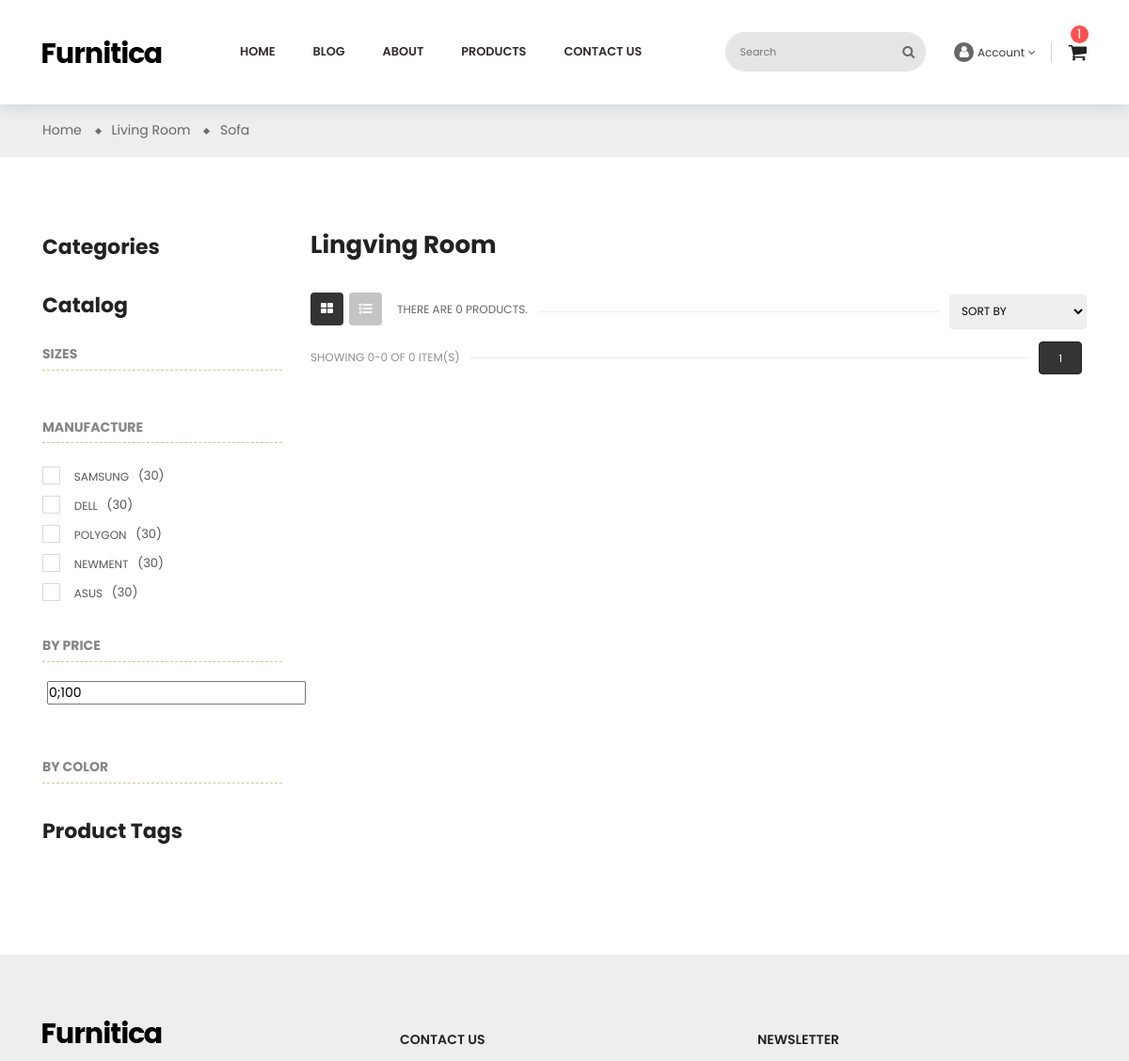
/en/products/ (upper part), run on an earlier commit of the app's database.
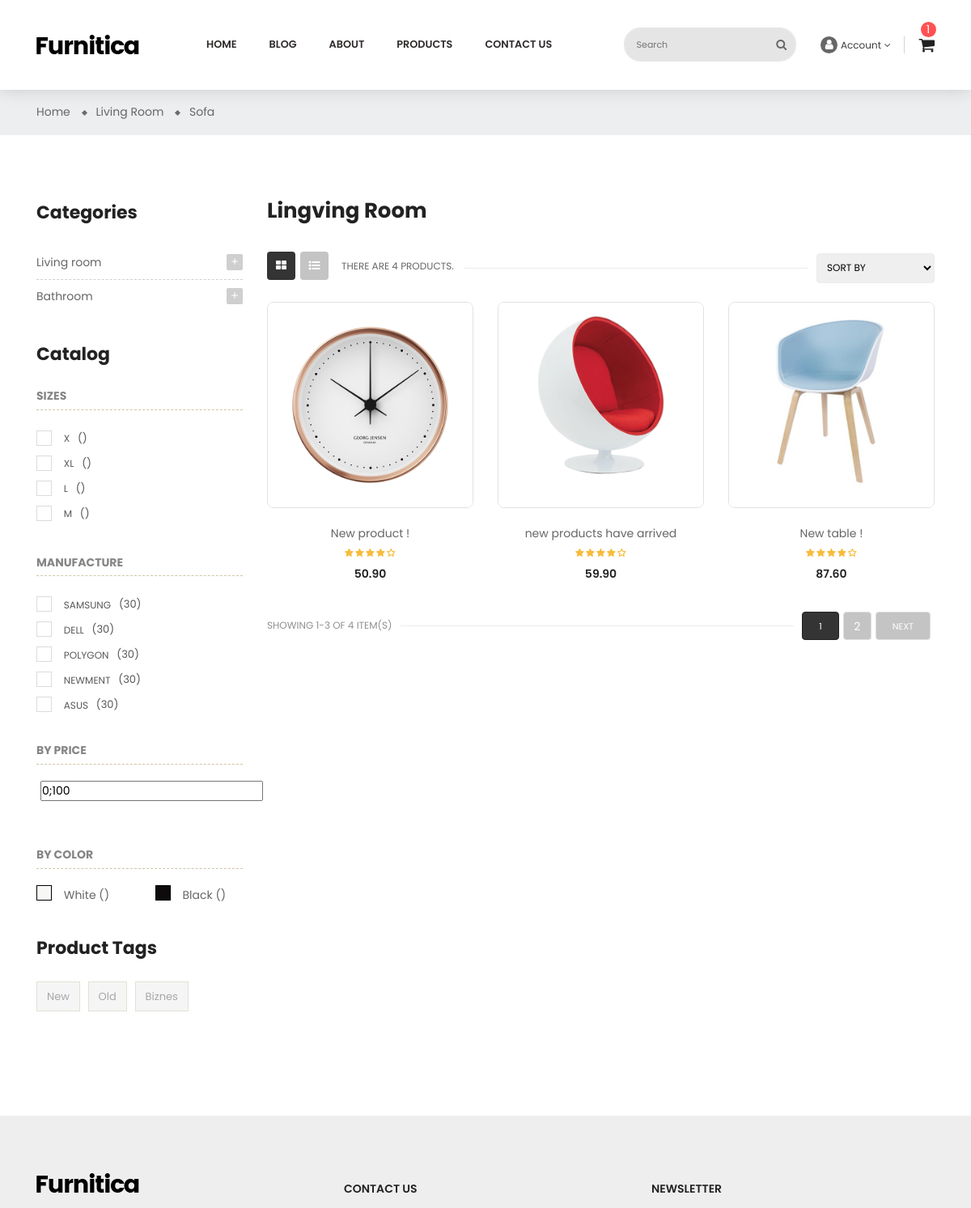
And on a later commit of the database.
### shop/models.py (models this page shows, shortened)
class ProductCategoryModel(BaseModel):
    title = models.CharField(max_length=125, verbose_name=_('title'))
    parent = models.ForeignKey('self', on_delete=models.PROTECT, null=True, blank=True, related_name='children', verbose_name=_('parent'))
    class Meta:
        verbose_name = _('blog category')
        verbose_name_plural = _('blog cetegories')

class ProductSizeModel(BaseModel):
    name = models.CharField(max_length=125, verbose_name=_('name'))
    class Meta:
        verbose_name = _('size')
        verbose_name_plural = _('sizes')

class ProductColorModel(BaseModel):
    code = models.CharField(max_length=125, verbose_name=_('code'))
    title = models.CharField(max_length=125, verbose_name=_('title'))
    class Meta:
        verbose_name = _('color')
        verbose_name_plural = _('colors')

class ProductTagModel(BaseModel):
    name = models.CharField(max_length=125, verbose_name=_('name'))
    class Meta:
        verbose_name = _('tag')
        verbose_name_plural = _('tags')

class ProductModel(BaseModel):
    image1 = models.ImageField(upload_to='products/')
    image2 = models.ImageField(upload_to='products/')
    title = models.CharField(max_length=125, verbose_name=_('title'))
    price = models.DecimalField(max_digits=10, decimal_places=2)
    description = models.TextField(verbose_name=_('description'))
    sku = models.CharField(max_length=125)
    in_stuck = models.BooleanField(default=True)
    color = models.ManyToManyField(ProductColorModel, related_name='colors', verbose_name=_('color'))
    tags = models.ManyToManyField(ProductTagModel, related_name='tags', verbose_name=_('tags'))
    categories = models.ManyToManyField(ProductCategoryModel, related_name='categories', verbose_name=_('categories'))
    sizes = models.ManyToManyField(ProductSizeModel, related_name='sizes', verbose_name=_('size'))
    class Meta:
        verbose_name = _('Product')
        verbose_name_plural = _('Products')

### shop/views.py (the view)
# urls.py: path('', ProductTemplateView.as_view(), name='list'),
class ProductTemplateView(ListView):
    template_name = 'shop/products-list.html'
    context_object_name = 'products'
    paginate_by = 3
    def get_queryset(self):
        products = ProductModel.objects.all()
        q = self.request.GET.get('q')
        cat = self.request.GET.get('cat')
        tag = self.request.GET.get('tag')
        color = self.request.GET.get('color')
        size = self.request.GET.get('size')
        sort:str = self.request.GET.get('sort')
        if q:
            products = products.filter(
                Q(title__icontains=q))
        if cat:
            products = products.filter(Q(categories=cat))
        if tag:
            products = products.filter(Q(tags=tag))
        if color:
            products = products.filter(Q(colors=color))
        if size:
            products = products.filter(Q(sizes=size))
        if sort:
            products = products.order_by(sort)
        return products
    def get_context_data(self, **kwargs):
        context = super().get_context_data(**kwargs)
        context["sizes"] = ProductSizeModel.objects.all()
        context["colors"] = self.format_colors()
        context["categories"] = ProductCategoryModel.objects.all()
        context["tags"] = ProductTagModel.objects.all()
        context["products_count"] = ProductModel.objects.count()
        return context
    @staticmethod
    def format_colors():
        colors = ProductColorModel.objects.all()
        result = []
        temp_list = []
        for color in colors:
            temp_list.append(color)
            if len(temp_list) == 2:
                result.append(temp_list)
                temp_list = []
        if len(temp_list) == 1:
            result.append(temp_list)
        return result

### templates/shop/products-list.html (shortened to what the changed rows need)
{% extends "layouts/base.html" %}
{% load static %}
{% block body %}id="product-sidebar-left" class="product-grid-sidebar-left"{% endblock %}
{% block content %}
<div class="main-content">
    <div id="wrapper-site">
        <div id="content-wrapper" class="full-width">
            <div id="main">
                <div class="page-home">
                    <div class="container">
                        <div class="content">
                            <div class="row">
                                <div class="sidebar-3 sidebar-collection col-lg-3 col-md-4 col-sm-4">
                                    <div class="sidebar-block">
                                        <div class="block-content">
                                            {% for category in categories %}
                                            {% if category.parent %}
                                            {% else %}
                                                <div class="cateTitle hasSubCategory open level1">
                                                    <span class="arrow collapsed collapse-icons" data-toggle="collapse" data-target="#{{ category.id }}" aria-expanded="false" role="status">
                                                        <i class="zmdi zmdi-plus"></i>
                                                    </span>
                                                    <a class="cateItem" onclick="addUrlParametr('cat', {{category.id}})">{{ category.title }}</a>
                                                </div>
                                            {% endif %}
                                            {% endfor %}
                                        </div>
                                    </div>
                                    <div class="sidebar-block">
                                        <div class="new-item-content">
                                            <ul class="scroll-product">
                                                {% for size in sizes %}
                                                    <li>
                                                        <label class="check">
                                                            <span class="checkmark"></span>
                                                        </label>
                                                        <a onclick="addUrlParametr('size', {{size.id}})">
                                                            <b>{{ size.name }}</b>
                                                            <span class="quantity">({{ size.products.count }})</span>
                                                        </a>
                                                    </li>
                                                {% endfor %}
                                            </ul>
                                        </div>
                                        <div class="sidebar-block by-color">
                                            {% for color in colors %}
                                                <div>
                                                    <span class="left">
                                                        <label style="background-color: {{ color.0.code }}; border: 1px solid black"></label>
                                                        <a onclick="addUrlParametr('color', {{color.id}})">
                                                            <span>{{ color.0.title }}
                                                                <span>({{ color.0.product.count }})</span>
                                                            </span>
                                                        </a>
                                                    </span>
                                                    {% if color.1 %}
                                                        <span class="right">
                                                            <label style="background-color: {{ color.1.code }}; border: 1px solid black"></label>
                                                            <a onclick="addUrlParametr('color', {{color.id}})">
                                                                <span>{{color.1.title}}
                                                                    <span>({{ color.1.products.count }})</span>
                                                                </span>
                                                            </a>
                                                        </span>
                                                    {% endif %}
                                                </div>
                                            {% endfor %}
                                        </div>
                                    </div>
                                    <div class="sidebar-block product-tags">
                                        <div class="block-content">
                                            <ul class="listSidebarBlog list-unstyled">
                                                {% for tag in tags %}
                                                <li>
                                                    <a onclick="addUrlParametr('tag', {{tag.id}})" title="Show products matching tag Hot Trend">{{ tag.name }}</a>
                                                </li>
                                                {% endfor %}
                                            </ul>
                                        </div>
                                    </div>
                                </div>
                                <div class="col-sm-8 col-lg-9 col-md-8 product-container">
                                    <h1>Lingving Room</h1>
                                    <div class="js-product-list-top firt nav-top">
                                        <div class="d-flex justify-content-around row">
                                            <div class="col col-xs-12">
                                                <div class="hidden-sm-down total-products">
                                                    <p>There are {{ products_count }} products.</p>
                                                </div>
                                            </div>
                                        </div>
                                    </div>
                                    <div class="tab-content product-items">
                                        <div id="grid" class="related tab-pane fade in active show">
                                            <div class="row">
                                                {% for product in products %}
                                                <div class="item text-center col-md-4">
                                                    <div class="product-miniature js-product-miniature item-one first-item">
                                                        <div class="thumbnail-container border">
                                                            <a href="product-detail.html">
                                                                <img class="img-fluid image-cover" src="{{ product.image1.url }}" alt="img">
                                                            </a>
                                                        </div>
                                                        <div class="product-description">
                                                            <div class="product-groups">
                                                                <div class="product-title">
                                                                    <a href="product-detail.html">{{ product.title }}</a>
                                                                </div>
                                                                <div class="rating">
                                                                    <div class="star-content">
                                                                        <div class="star"></div>
                                                                        <div class="star"></div>
                                                                        <div class="star"></div>
                                                                        <div class="star"></div>
                                                                        <div class="star"></div>
                                                                    </div>
                                                                </div>
                                                                <div class="product-group-price">
                                                                    <div class="product-price-and-shipping">
                                                                        <span class="price">{{ product.price }}</span>
                                                                    </div>
                                                                </div>
                                                            </div>
                                                            <div class="product-buttons d-flex justify-content-center">
                                                            </div>
                                                        </div>
                                                    </div>
                                                </div>
                                                {% endfor %}
                                            </div>
                                        </div>
                                    </div>
                                    <div class="pagination">
                                        <div class="js-product-list-top ">
                                            <div class="d-flex justify-content-around row">
                                                <div class="showing col col-xs-12">
                                                    <span>SHOWING {{ page_obj.start_index }}-{{ page_obj.end_index }} OF {{ page_obj.paginator.count }} ITEM(S)</span>
                                                </div>
                                                <div class="page-list col col-xs-12">
                                                    <ul>
                                                        {% for page in page_obj.paginator.page_range %}
                                                        <li class="current {% if page_obj.number == page %}active{% endif %}">
                                                            <a rel="nofollow" href="?page={{ page }}" class="disabled js-search-link">
                                                                {{ page }}
                                                            </a>
                                                        </li>
                                                        {% endfor %}
                                                        {% if page_obj.has_next %}
                                                        <li>
                                                            <a rel="next" href="?page={{ page_obj.next_page_number }}" class="next disabled js-search-link">
                                                                Next
                                                            </a>
                                                        </li>
                                                        {% endif %}
                                                    </ul>
                                                </div>
                                            </div>
                                        </div>
                                    </div>
                                </div>
                            </div>
                        </div>
                    </div>
                </div>
            </div>
        </div>
    </div>
</div>
{% endblock %}

What changed in the data, as far as the page shows it:
added ProductCategoryModel: title "Living room"
added ProductCategoryModel: title "Bathroom"
added ProductSizeModel: name "X"
added ProductSizeModel: name "XL"
added ProductSizeModel: name "L"
added ProductSizeModel: name "M"
added ProductColorModel: title "White", title "Black"
added ProductTagModel: name "New"
added ProductTagModel: name "Old"
added ProductTagModel: name "Biznes"
added ProductModel: image1 (picture), title "New product !", price "50.90"
added ProductModel: image1 (picture), title "new products have arrived", price "59.90"
added ProductModel: image1 (picture), title "New table !", price "87.60"
Also different on the page:
{{ products_count }}: "0" → "4"
{{ page_obj.start_index }}: "0" → "1"
{{ page_obj.end_index }}: "0" → "3"
{{ page_obj.paginator.count }}: "0" → "4"
new list line: "2"
text now shown: "NEXT"
